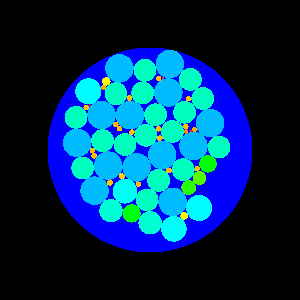

The script that drew this image:
#!/usr/bin/env python
# Demonstrate vtkCirclePackLayout with front chain strategy on a flat tree.

import vtkmodules.vtkInteractionStyle  # noqa: F401
import vtkmodules.vtkRenderingFreeType  # noqa: F401
import vtkmodules.vtkRenderingOpenGL2  # noqa: F401

from vtkmodules.vtkCommonCore import vtkIntArray
from vtkmodules.vtkCommonDataModel import vtkMutableDirectedGraph, vtkTree
from vtkmodules.vtkInfovisCore import vtkTreeFieldAggregator
from vtkmodules.vtkInfovisLayout import (
    vtkCirclePackFrontChainLayoutStrategy,
    vtkCirclePackLayout,
    vtkCirclePackToPolyData,
)
from vtkmodules.vtkRenderingCore import (
    vtkActor,
    vtkPolyDataMapper,
    vtkRenderWindow,
    vtkRenderWindowInteractor,
    vtkRenderer,
)

# Size values for leaf nodes.
values = [
    1, 100, 1, 400, 500, 1, 1, 1, 1, 1, 1, 1, 1, 1, 1, 1, 1, 1, 1, 1, 1, 1,
    1, 1, 400, 1, 100, 1, 400, 500, 1, 1, 1, 1, 1, 1, 1, 1, 1, 1, 1, 100, 1, 400, 500, 1, 1, 1, 1, 1,
    1, 1, 1, 1, 1, 1, 1, 1, 1, 1, 1, 1, 1, 1, 400, 1, 100, 1, 400, 500, 1, 1, 1, 1, 77, 1, 1, 1, 1, 1,
    1, 100, 1, 400, 500, 1, 1, 1, 1, 1, 15, 1, 1, 1, 1, 1, 1, 1, 1, 1, 1, 1, 1, 1, 400, 1, 100, 1,
    400, 500, 1, 1, 1, 1, 99, 1, 1, 1, 1, 1, 1, 100, 1, 400, 500, 1, 1, 1, 1, 1, 1, 107, 1, 1, 1, 1,
    1, 1, 1, 1, 1, 1, 1, 1, 432, 1, 100, 1, 400, 500, 1, 1, 259, 1, 1, 1, 1, 1, 1, 242, 1, 100, 306,
    400, 500, 1, 1, 1, 1, 1, 1, 91, 1, 1, 46, 1, 1, 1, 1, 1, 1, 1, 1, 1, 400, 1, 100, 1, 400, 500, 1,
    1, 1, 1, 1, 47, 1, 1, 1, 1, 1, 100, 1, 400, 500, 1, 1, 1, 150, 1, 90, 1, 1, 1, 1, 10, 1, 1, 456,
    1, 1, 1, 1, 1, 40, 1, 100, 1, 400, 500, 1, 1, 1, 1, 1, 1, 1, 98, 1, 1, 1, 100, 1, 400, 500, 1, 1,
    1, 1, 1, 1, 1, 1, 1, 1, 1, 105, 1, 1, 1, 15, 1, 1, 1, 410, 1, 320, 1, 410, 450, 1, 1, 136, 1, 1,
    1, 1, 458, 1, 1,
]

# Build flat tree: root with all leaf children.
builder = vtkMutableDirectedGraph()
size_arr = vtkIntArray()
size_arr.SetName("size")
builder.GetVertexData().AddArray(size_arr)
builder.AddVertex()
size_arr.InsertNextValue(0)
for val in values:
    builder.AddChild(0)
    size_arr.InsertNextValue(val)

tree = vtkTree()
tree.CheckedShallowCopy(builder)

# Aggregate field.
aggregator = vtkTreeFieldAggregator()
aggregator.SetInputData(tree)
aggregator.SetField("size")
aggregator.SetLeafVertexUnitSize(False)

# Front chain layout.
front_chain = vtkCirclePackFrontChainLayoutStrategy()

layout = vtkCirclePackLayout()
layout.SetLayoutStrategy(front_chain)
layout.SetInputConnection(aggregator.GetOutputPort())

# Convert to polydata.
circle_pack_to_poly = vtkCirclePackToPolyData()
circle_pack_to_poly.SetInputConnection(layout.GetOutputPort())

mapper = vtkPolyDataMapper()
mapper.SetInputConnection(circle_pack_to_poly.GetOutputPort())
mapper.SetScalarRange(0, 600)
mapper.SetScalarModeToUseCellFieldData()
mapper.SelectColorArray("size")

actor = vtkActor()
actor.SetMapper(mapper)

# Rendering pipeline.
renderer = vtkRenderer()
renderer.AddActor(actor)

render_window = vtkRenderWindow()
render_window.AddRenderer(renderer)
render_window.SetWindowName("circle pack layout strategy")

# Scene
renderer.ResetCamera()

interactor = vtkRenderWindowInteractor()
interactor.SetRenderWindow(render_window)

interactor.Initialize()
interactor.Start()
